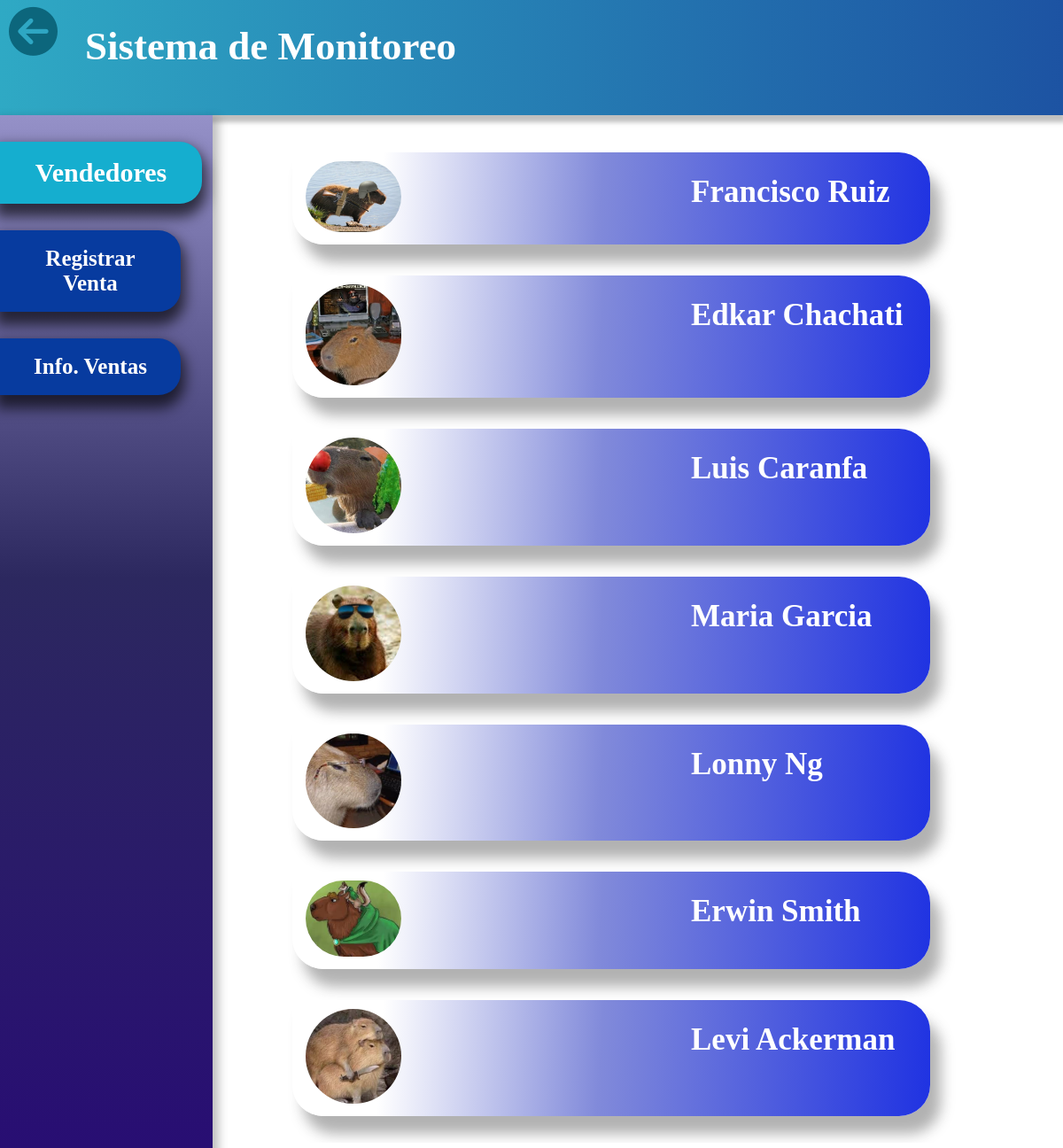
The page /users/home/ (signed in) on the database its author committed.
### users/models.py (models this page shows)
class Profile(models.Model):
    name = models.CharField(max_length=120)
    identification_document = models.CharField(max_length=10, default="none")
    created = models.DateTimeField(auto_now_add=True)
    last_modified = models.DateTimeField(auto_now=True)

class Salesman(Profile):
    user = models.OneToOneField(User, on_delete=models.CASCADE)
    count_sells = models.IntegerField(default=0)
    earnings = models.DecimalField(max_digits=10, decimal_places=2, default=0)
    seller_id = models.AutoField(
        auto_created=True, primary_key=True, unique=True)
    picture = models.ImageField(
        upload_to="users/pictures",
        blank=True,
        null=True
    )

class Profile(models.Model):
    name = models.CharField(max_length=120)
    identification_document = models.CharField(max_length=10, default="none")
    created = models.DateTimeField(auto_now_add=True)
    last_modified = models.DateTimeField(auto_now=True)

### users/views.py (the view)
class HomeView(LoginRequiredMixin, ListView):
    template_name = 'users/html/index.html'
    model = Salesman
    ordering = ('seller_id',)
    context_object_name = 'salesmans'

### templates/users/html/index.html (shortened to what this page needs)
<!DOCTYPE html>
<html lang="en">
  <head>
    {% load static %}
    <link rel="stylesheet" href="{%static 'users/css/style_index.css'%}">
  </head>
  <body>
    <header id="header">
      <h1 id="title">
	Sistema de Monitoreo
      </h1>
      <div class="go-back">
	<a href="{%url 'users:logout' %}"><i class="fas fa-arrow-circle-left"></i></a>
      </div>
    </header>
    <nav id="navegation">
      <div class="menu">
      <div>
	<a class="actual" href="{%url 'users:home' %}">Vendedores</a>
      </div>
      <div>
	<a class="option" href="{%url 'sells:register' %}">Registrar Venta</a>
      </div>
      <div>
	<a class="option"href="{%url 'sells:search' %}">Info. Ventas</a>
      </div>
      </div>
    </nav>
    <main id="content">
        {% for salesman in salesmans %}
        <a href="/users/detail/{{ salesman.pk }}/0">
	        <div class="seller">
                <img src="{{ salesman.picture.url }}" alt="">
                <h2 class="name">
                    {{ salesman.name }}
                </h2>
            </div>
        </a>
        {% endfor %}
    </main>
  </body>
</html>

### static/users/css/style_index.css (style rules this page uses)
* { margin: 0px; }
.go-back { text-decoration: none; font-size: 55px; display: inline-block; position: relative; left: 10px; top: 6px; }
.go-back >a { color: #0c667c; }
#header { background: linear-gradient(90.88deg, #32B8CA -17.16%, #183D9A 125.57%); box-shadow: 0px 5px 5px 3px rgba(0, 0, 0, 0.25); height: 10vh; }
#title { position: absolute; left: 8vw; top: 2vh; font-size: 45px; font-weight: bold; color: #FFFFFF; }
#navegation { display: inline-flex; height:90vh; width: 20vw; }
.menu { width: 100%; background: linear-gradient(180deg, #9591C8 0%, #2C285F 44.79%, #280E73 100%); box-shadow: 2px 8px 10px 5px rgba(0, 0, 0, 0.25); }
.menu a { text-decoration: none; color: #FFFFFF; }
.option { margin: 30px 0px 0px 0px; width: 70%; padding: 18px; display: block; text-align: center; font-size: 25px; font-weight: bold; background: #073B9F; box-shadow: 0px 10px 15px 5px rgba(0, 0, 0, 0.65); border-radius: 0px 25px 25px 0px; }
.actual { width:80%; background: #15AECF; margin: 30px 0px 0px 0px; width: 80%; padding: 18px; display: block; text-align: center; font-size: 30px; font-weight: bold; box-shadow: 0px 10px 15px 5px rgba(0, 0, 0, 0.65); border-radius: 0px 25px 25px 0px; }
#content { display: inline-block; width: 75%; margin: 7px 0px; height: 89%; position: absolute; align-content: center; overflow-y: scroll; }
.seller { width: 80%; margin: 35px auto; background: linear-gradient(93.7deg, #FFFFFF 14.15%, #818ADA 48.31%, #0F24E3 108.6%); box-shadow: 12px 20px 15px 0px rgba(39, 38, 38, 0.356); border-radius: 0px 35px 35px 35px; }
img { width: 15%; border-radius: 500px; margin: 10px 15px; }
.seller >.name { display: inline-block; font-size: 35px; font-weight: bold; position: absolute; left: 60%; margin-top: 25px; color: #FFFFFF; }

### rows shown on the page
Salesman: picture (picture), name "Francisco Ruiz"
Salesman: picture (picture), name "Edkar Chachati"
Salesman: picture (picture), name "Luis Caranfa"
Salesman: picture (picture), name "Maria Garcia"
Salesman: picture (picture), name "Lonny Ng"
Salesman: picture (picture), name "Erwin Smith"
Salesman: picture (picture), name "Levi Ackerman"
